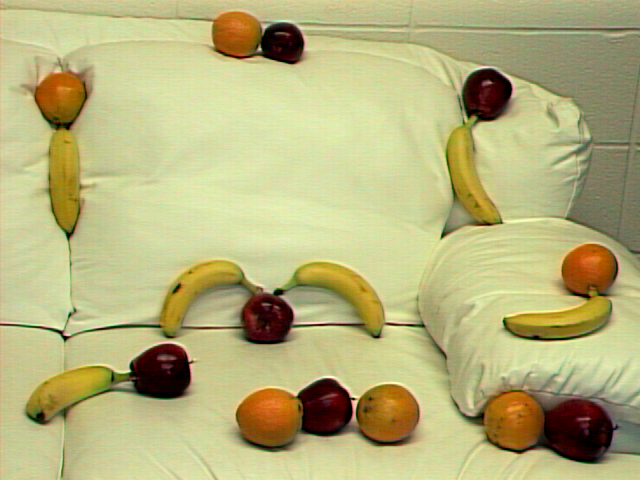
#> input picture Computer Vision/Fruitfinder/fruit/mixed_fruit2.tiff, 640 x 480 px, found by its file name
$ python hw02.victoratos.py   (older library calls are emulated)
#> lines starting #> are read from the running program, lines starting #| are printed output that depends on the picture; after the words box and inside, x2 and y2 are one past the last pixel; in counts of white or black regions, pixels touching at a corner belong together
# -*- coding: utf-8 -*-
"""
Fruit Counter

This program looks at an input image and counts the number of apples, bananas
and oranges. It does so by...
"""
import cv2
import numpy as np

fruitImg = cv2.imread('mixed_fruit2.tiff')
#> fruitImg is the input picture: shape (480, 640, 3); mean B, G, R 124.5, 178.7, 183.2
img = fruitImg.astype(np.float)
img *= 1.5
img = np.clip(img, 0, 255)
img = img.astype(np.uint8)

hsv = cv2.cvtColor(img, cv2.COLOR_BGR2HSV)
#> hsv: shape (480, 640, 3); mean H, S, V 27.5, 62.9, 236
H, S, V = cv2.split(hsv)
R, G, B = cv2.split(img)

#Thresholding for Apple-Like Hues
hRedLow = 80
hRedHi = 200
sRedLow = 173
sRedHi = 241

ret, redH = cv2.threshold(H, hRedLow, 255, cv2.THRESH_BINARY)
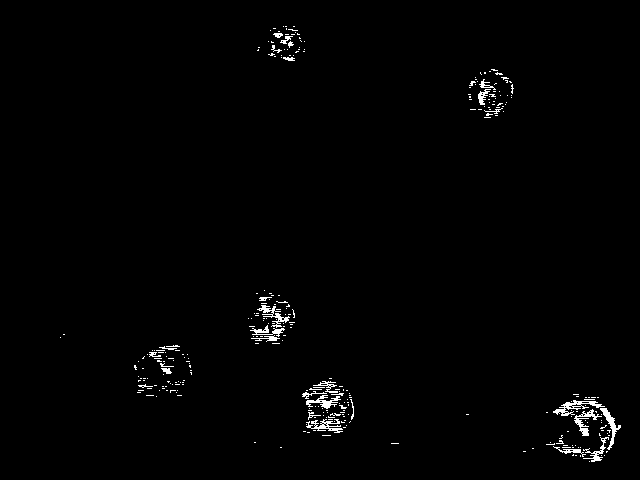
#> redH: shape (480, 640); 1.1% white in thin lines or dots, all inside (x1, y1, x2, y2) = (60, 26, 621, 462)
#> ret = 80
ret, redH2 = cv2.threshold(H, hRedHi, 255, cv2.THRESH_BINARY_INV)
#> redH2: shape (480, 640); every value is 255
#> ret = 200
redHue = cv2.bitwise_and(redH, redH2)

ret, redS = cv2.threshold(S, sRedLow, 255, cv2.THRESH_BINARY)
#> redS: shape (480, 640); 13.2% white; 98 white regions (75 under 20 px), largest, box (x1, y1, x2, y2) and area: (470, 390, 613, 463) 5991, (236, 379, 355, 448) 5028, (34, 72, 88, 241) 4603
#> ret = 173
ret, redS2 = cv2.threshold(S, sRedHi, 255, cv2.THRESH_BINARY_INV)
#> redS2: shape (480, 640); 94.6% white; 301 black regions (254 under 20 px), largest, box (x1, y1, x2, y2) and area: (543, 404, 613, 463) 2421, (130, 347, 190, 396) 1823, (284, 383, 351, 435) 1628
#> ret = 241
redSat = cv2.bitwise_and(redS, redS2)
#> redSat: shape (480, 640); 7.9% white; 586 white regions (535 under 20 px), largest, box (x1, y1, x2, y2) and area: (49, 126, 81, 234) 2195, (27, 366, 136, 421) 2158, (290, 262, 381, 334) 2121

redMask = cv2.bitwise_and(redHue, redSat)
#> redMask: shape (480, 640); 0.37% white in thin lines or dots, all inside (x1, y1, x2, y2) = (134, 29, 615, 462)

strel = cv2.getStructuringElement(cv2.MORPH_RECT, (2, 2))
opened = cv2.morphologyEx(redHue, cv2.MORPH_OPEN, strel)
#> opened: shape (480, 640); 0.61% white; 93 white regions (67 under 20 px), largest, box (x1, y1, x2, y2) and area: (601, 409, 622, 451) 215, (592, 446, 606, 463) 87, (564, 401, 583, 410) 77
strel2 = cv2.getStructuringElement(cv2.MORPH_RECT, (27, 27))
RedMask = cv2.morphologyEx(opened, cv2.MORPH_CLOSE, strel2)
#> RedMask: shape (480, 640); 2.5% white; 6 white regions

# [6 lines of commented-out code are left out]
_, contours, _ = cv2.findContours(RedMask, cv2.RETR_EXTERNAL, cv2.CHAIN_APPROX_SIMPLE)
#> contours = 6 contours; box (x1, y1, x2, y2) and area: (554, 401, 622, 463) 2676, (304, 383, 355, 434) 1588, (470, 70, 514, 117) 917, (255, 298, 296, 342) 881, (135, 346, 192, 388) 788, (272, 34, 294, 62) 410
show_apples = fruitImg.copy()

counter = 0

for c in contours:
    counter = counter + 1
    x, y, w, h = cv2.boundingRect(c)
    cv2.drawContours(show_apples, [c], -1, (0, 0, 255), 3)
#> this loop made 6 passes
#> (x, y, w, h) on passes 1 to 6: (554, 401, 68, 62), (304, 383, 51, 51), (135, 346, 57, 42), (255, 298, 41, 44), (470, 70, 44, 47), (272, 34, 22, 28)
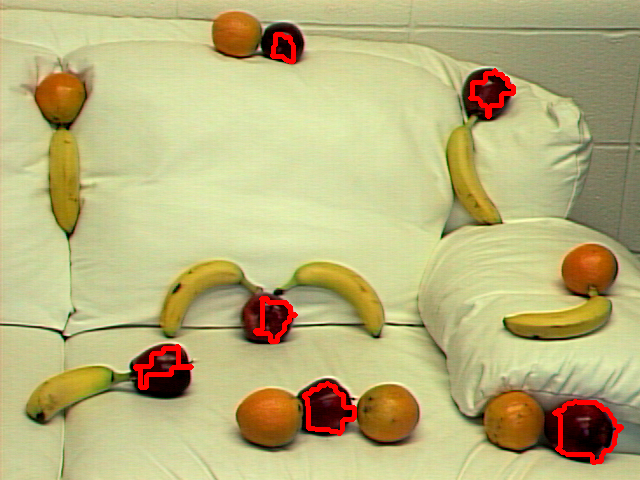
#> show_apples: shape (480, 640, 3); 1.51% of pixels changed, all inside (x1, y1, x2, y2) = (133, 32, 624, 465)
#> after the loop, counter = 6

counter = str (counter)
#> counter = '6'
messageRed = "I found " + counter + " apples"
#> messageRed = 'I found 6 apples'
textApple = show_apples.copy()
font = cv2.FONT_HERSHEY_TRIPLEX
#> font = 4
cv2.putText(textApple, messageRed, (15, 15), font, 0.5,(0, 0, 255), 2)
#> textApple: shape (480, 640, 3); 0.35% of pixels changed, all inside (x1, y1, x2, y2) = (15, 4, 161, 21)

cv2.imshow("Apple Contours", textApple)

#=====================================================
#Thresholding for Banana-Like Hues
hYelLow = 23
hYelHi = 45
sYelLow = 160
sYelHi = 200

ret, yelH = cv2.threshold(H, hYelLow, 255, cv2.THRESH_BINARY)
#> yelH: shape (480, 640); 79.9% white; 2010 black regions (1886 under 20 px), largest, box (x1, y1, x2, y2) and area: (134, 78, 391, 253) 18956, (234, 376, 422, 445) 7943, (470, 381, 624, 462) 6622
#> ret = 23
ret, yelH2 = cv2.threshold(H, hYelHi, 255, cv2.THRESH_BINARY_INV)
#> yelH2: shape (480, 640); 97.9% white; black in thin lines or dots
#> ret = 45
yelHue = cv2.bitwise_and(yelH, yelH2)
#> yelHue: shape (480, 640); 77.8% white; 1977 black regions (1866 under 20 px), largest, box (x1, y1, x2, y2) and area: (134, 78, 391, 253) 18956, (234, 376, 422, 453) 9227, (461, 376, 640, 465) 8933

ret, yelS = cv2.threshold(S, sYelLow, 255, cv2.THRESH_BINARY)
#> yelS: shape (480, 640); 14% white; 75 white regions (54 under 20 px), largest, box (x1, y1, x2, y2) and area: (469, 390, 615, 463) 6147, (236, 379, 355, 448) 5168, (26, 344, 191, 424) 4905
#> ret = 160
ret, yelS2 = cv2.threshold(S, sYelHi, 255, cv2.THRESH_BINARY_INV)
#> yelS2: shape (480, 640); 89.8% white; 240 black regions (205 under 20 px), largest, box (x1, y1, x2, y2) and area: (477, 390, 613, 463) 5520, (236, 381, 355, 448) 4679, (503, 244, 614, 341) 3264
#> ret = 200
yelSat = cv2.bitwise_and(yelS, yelS2)
#> yelSat: shape (480, 640); 3.8% white; 865 white regions (814 under 20 px), largest, box (x1, y1, x2, y2) and area: (26, 370, 100, 418) 1420, (288, 262, 382, 330) 1340, (162, 261, 242, 335) 1336

yelMask = cv2.bitwise_and(yelHue, yelSat)
#> yelMask: shape (480, 640); 2.4% white; 532 white regions (516 under 20 px), largest, box (x1, y1, x2, y2) and area: (288, 262, 381, 321) 1255, (447, 124, 501, 223) 1127, (40, 370, 100, 404) 914

strelY = cv2.getStructuringElement(cv2.MORPH_RECT, (3, 3))
#> strelY = [[1, 1, 1], [1, 1, 1], [1, 1, 1]]
openedY = cv2.morphologyEx(yelMask, cv2.MORPH_OPEN, strelY)
#> openedY: shape (480, 640); 1.3% white; 45 white regions (22 under 20 px), largest, box (x1, y1, x2, y2) and area: (448, 126, 490, 209) 829, (42, 374, 92, 398) 597, (175, 261, 238, 300) 579
strelY2 = cv2.getStructuringElement(cv2.MORPH_RECT, (57, 57))
#> strelY2: shape (57, 57); every value is 1
yelMorph = cv2.morphologyEx(openedY, cv2.MORPH_CLOSE, strelY2)
#> yelMorph: shape (480, 640); 2.4% white; 8 white regions (2 under 20 px)

#cv2.imshow("Yellow Hue", yelHue)
#cv2.imshow("Yellow Saturation", yelSat)
#cv2.imshow("Yellow Mask", yelMorph)

#Find Yellow Contours
_, contours, _ = cv2.findContours(yelMorph, cv2.RETR_EXTERNAL, cv2.CHAIN_APPROX_SIMPLE)
#> contours = 8 contours, 2 with area under 20; largest, box (x1, y1, x2, y2) and area: (175, 261, 381, 317) 2823, (42, 370, 127, 399) 1140, (448, 126, 490, 209) 978, (50, 133, 79, 197) 781, (513, 301, 607, 325) 728, (29, 400, 36, 413) 66
show_bananas = fruitImg.copy()

counterY = 0

for c in contours:
    counterY = counterY + 1
    x, y, w, h = cv2.boundingRect(c)
    cv2.drawContours(show_bananas, [c], -1, (119, 254, 255), 3)
#> this loop made 8 passes
#> (x, y, w, h) on passes 1, 2, 3, 4, 7, 8: (29, 400, 7, 13), (42, 370, 85, 29), (513, 301, 94, 24), (175, 261, 206, 56), (50, 133, 29, 64), (448, 126, 42, 83)
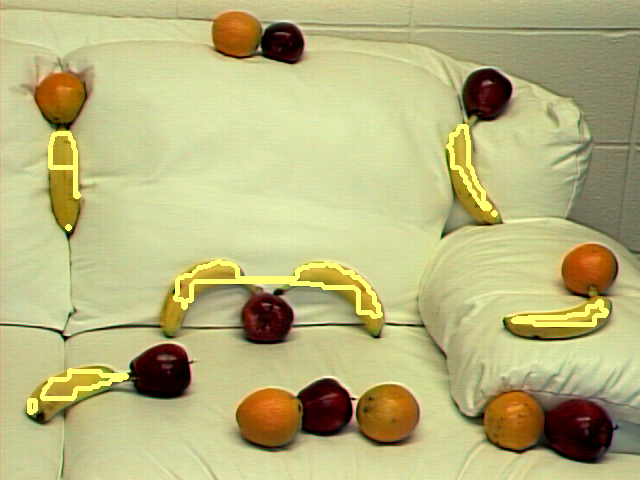
#> show_bananas: shape (480, 640, 3); 2.1% of pixels changed, all inside (x1, y1, x2, y2) = (27, 124, 609, 415)
#> after the loop, counterY = 8

counterY = str (counterY)
#> counterY = '8'
messageYel = "I found " + counterY + " bananas"
#> messageYel = 'I found 8 bananas'
textBanana = show_bananas.copy()
font = cv2.FONT_HERSHEY_TRIPLEX
cv2.putText(textBanana, messageYel, (15, 60), font, 0.5,(119, 254, 255), 2)
#> textBanana: shape (480, 640, 3); 0.38% of pixels changed, all inside (x1, y1, x2, y2) = (15, 49, 178, 62)

cv2.imshow("Banana Contours", textBanana)

#=====================================================
#Thresholding for Banana-Like Hues
hOrnLow = 13
hOrnHi = 20
sOrnLow = 165
sOrnHi = 205

ret, ornH = cv2.threshold(H, hOrnLow, 255, cv2.THRESH_BINARY)
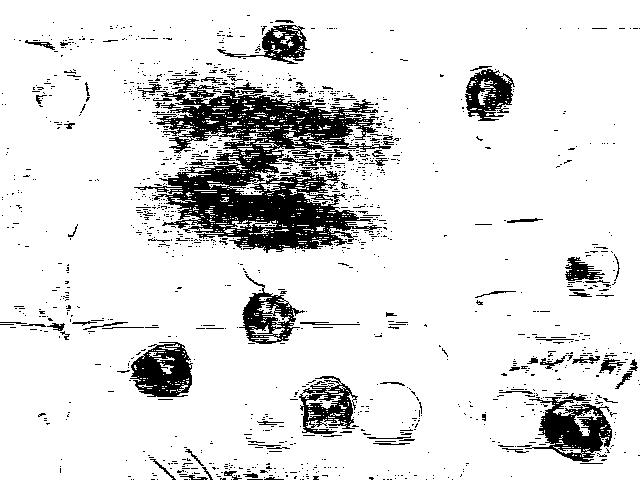
#> ornH: shape (480, 640); 87.6% white; 1363 black regions (1277 under 20 px), largest, box (x1, y1, x2, y2) and area: (134, 78, 391, 253) 18956, (525, 393, 612, 462) 2768, (130, 342, 193, 397) 2245
#> ret = 13
ret, ornH2 = cv2.threshold(H, hOrnHi, 255, cv2.THRESH_BINARY_INV)
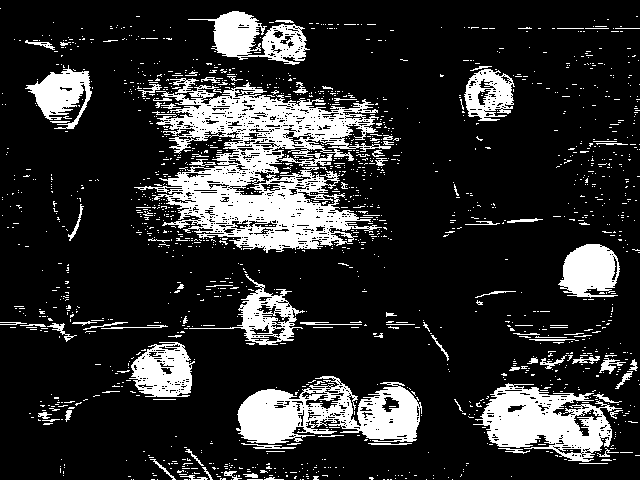
#> ornH2: shape (480, 640); 17.7% white; 1615 white regions (1519 under 20 px), largest, box (x1, y1, x2, y2) and area: (134, 78, 391, 253) 18956, (236, 376, 422, 444) 7139, (473, 383, 622, 462) 5969
#> ret = 20
ornMask = cv2.bitwise_and(ornH, ornH2)
#> ornMask: shape (480, 640); 5.3% white; 972 white regions (946 under 20 px), largest, box (x1, y1, x2, y2) and area: (236, 389, 306, 444) 2649, (473, 383, 548, 448) 2559, (348, 384, 420, 439) 2340

# [5 lines of commented-out code are left out]

strelO = cv2.getStructuringElement(cv2.MORPH_RECT, (4, 4))
#> strelO = [[1, 1, 1, 1], [1, 1, 1, 1], [1, 1, 1, 1], [1, 1, 1, 1]]
openedO = cv2.morphologyEx(ornMask, cv2.MORPH_OPEN, strelO)
#> openedO: shape (480, 640); 3.3% white; 13 white regions (1 under 20 px), largest, box (x1, y1, x2, y2) and area: (239, 390, 302, 445) 2355, (487, 393, 543, 447) 2181, (359, 388, 419, 439) 1864
strelO2 = cv2.getStructuringElement(cv2.MORPH_RECT, (23, 23))
#> strelO2: shape (23, 23); every value is 1
ornMorph = cv2.morphologyEx(openedO, cv2.MORPH_CLOSE, strelO2)
#> ornMorph: shape (480, 640); 3.9% white; 6 white regions

cv2.imshow("Orange Hue", ornMask)
cv2.imshow("Orange Mask", ornMorph)

#Find Orange Contours
_, contours, _ = cv2.findContours(ornMorph, cv2.RETR_EXTERNAL, cv2.CHAIN_APPROX_SIMPLE)
#> contours = 6 contours; box (x1, y1, x2, y2) and area: (239, 390, 302, 445) 2506, (359, 388, 419, 439) 2353, (487, 393, 543, 447) 2261, (215, 12, 259, 55) 1408, (29, 72, 90, 117) 1398, (561, 245, 616, 291) 1395
show_oranges = fruitImg.copy()

counterO = 0

for c in contours:
    counterO = counterO + 1
    x, y, w, h = cv2.boundingRect(c)
    cv2.drawContours(show_oranges, [c], -1, (47, 113, 234), 3)
#> this loop made 6 passes
#> (x, y, w, h) on passes 1 to 6: (487, 393, 56, 54), (239, 390, 63, 55), (359, 388, 60, 51), (561, 245, 55, 46), (29, 72, 61, 45), (215, 12, 44, 43)
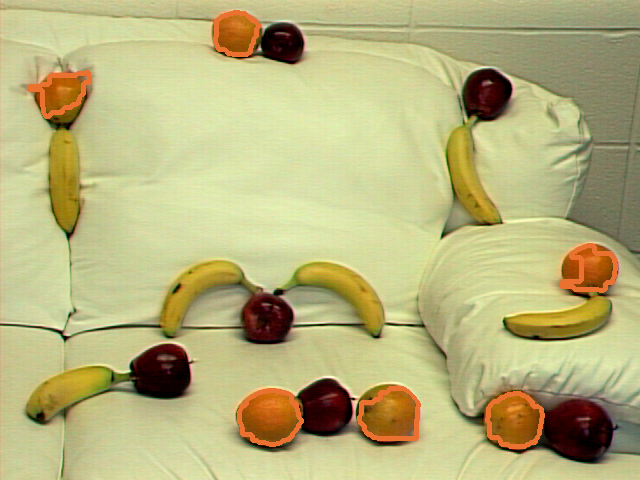
#> show_oranges: shape (480, 640, 3); 1.7% of pixels changed, all inside (x1, y1, x2, y2) = (27, 10, 618, 449)
#> after the loop, counterO = 6

counterO = str (counterO)
#> counterO = '6'
messageOrn = "I found " + counterO + " oranges"
#> messageOrn = 'I found 6 oranges'
textOrange = show_oranges.copy()
font = cv2.FONT_HERSHEY_TRIPLEX
cv2.putText(textOrange, messageOrn, (15, 60), font, 0.5,(47, 113, 234), 2)
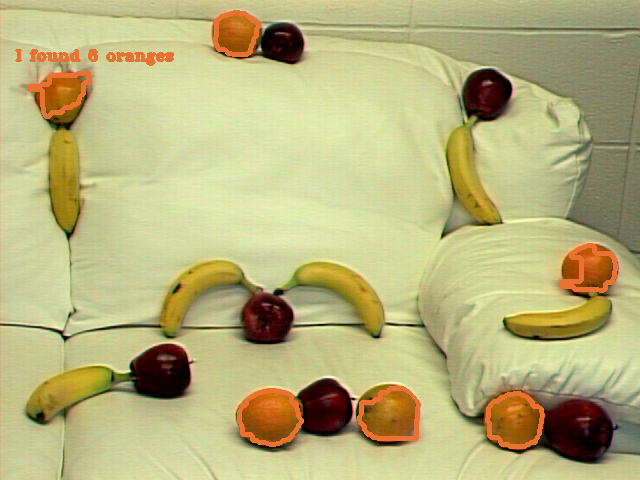
#> textOrange: shape (480, 640, 3); 0.37% of pixels changed, all inside (x1, y1, x2, y2) = (15, 49, 174, 66)

cv2.imshow("Orange Contour", textOrange)

cv2.waitKey(0)

$ run again, with Computer Vision/Fruitfinder/fruit/mixed_fruit1.tiff copied over Computer Vision/Fruitfinder/fruit/mixed_fruit2.tiff
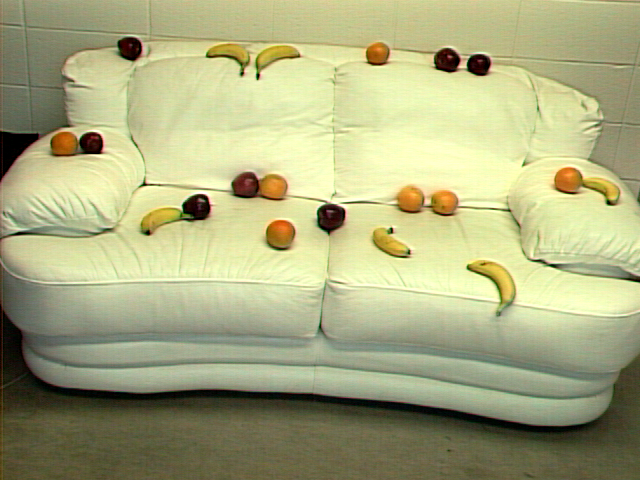
#> input picture Computer Vision/Fruitfinder/fruit/mixed_fruit1.tiff, 640 x 480 px, found by its file name
#> fruitImg is the input picture: shape (480, 640, 3); mean B, G, R 127.6, 171.7, 170.6
#> hsv: shape (480, 640, 3); mean H, S, V 24.8, 47.4, 219.1
#> `ret, redH = cv2.threshold(H, hRedLow, 255, cv2.THRESH_BINARY)`:
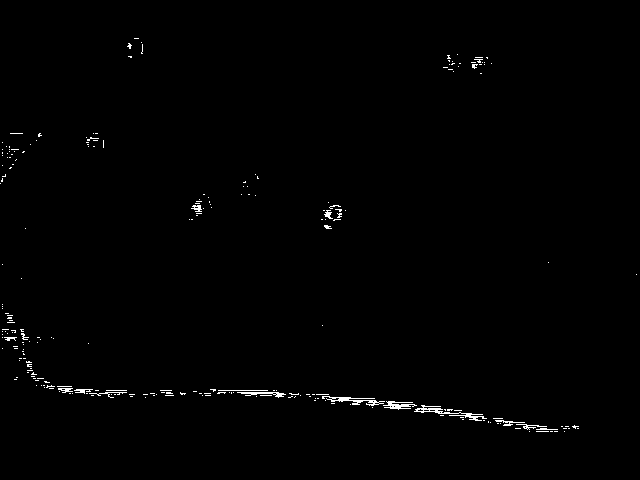
#> redH: shape (480, 640); 0.71% white in thin lines or dots, all inside (x1, y1, x2, y2) = (0, 38, 637, 432)
#> `ret, redH = cv2.threshold(H, hRedLow, 255, cv2.THRESH_BINARY)`: ret = 80
#> redH2: shape (480, 640); every value is 255
#> `ret, redH2 = cv2.threshold(H, hRedHi, 255, cv2.THRESH_BINARY_INV)`: ret = 200
#> redS: shape (480, 640); 3.9% white; 230 white regions (198 under 20 px), largest, box (x1, y1, x2, y2) and area: (378, 402, 587, 433) 994, (32, 377, 212, 401) 953, (50, 132, 103, 156) 917
#> `ret, redS = cv2.threshold(S, sRedLow, 255, cv2.THRESH_BINARY)`: ret = 173
#> redS2: shape (480, 640); 98.4% white; black in thin lines or dots, all inside (x1, y1, x2, y2) = (0, 38, 640, 433)
#> `ret, redS2 = cv2.threshold(S, sRedHi, 255, cv2.THRESH_BINARY_INV)`: ret = 241
#> redSat: shape (480, 640); 2.3% white; 755 white regions (719 under 20 px), largest, box (x1, y1, x2, y2) and area: (555, 168, 610, 198) 607, (266, 220, 295, 248) 495, (258, 175, 283, 200) 422
#> redMask: shape (480, 640); 0.16% white in thin lines or dots, all inside (x1, y1, x2, y2) = (2, 43, 574, 432)
#> opened: shape (480, 640); 0.28% white in thin lines or dots, all inside (x1, y1, x2, y2) = (2, 45, 577, 431)
#> RedMask: shape (480, 640); 0.63% white; 20 white regions (12 under 20 px)
#> `_, contours, _ = cv2.findContours(RedMask, cv2.RETR_EXTERNAL, cv2.CHAI..`: contours = 20 contours, 14 with area under 20; largest, box (x1, y1, x2, y2) and area: (323, 397, 540, 429) 645, (0, 318, 26, 342) 367, (325, 206, 343, 230) 140, (219, 393, 285, 398) 104, (59, 389, 109, 395) 58, (194, 206, 202, 213) 28
#> the loop `for c in contours:` made 20 passes
#> (c, x, y, w, h) on passes 1, 2, 6, 8, 9, 10: ([[541, 429], [541, 430], [547, 430], [547, 429]], 541, 429, 7, 2), ([[574, 427], [574, 428], [576, 428], [576, 427]], 574, 427, 3, 2), ([[214, 390], [214, 391], [216, 391], [216, 390]], 214, 390, 3, 2), ([[46, 382], [46, 383], [47, 383], [47, 382]], 46, 382, 2, 2), ([[33, 374], [33, 375], [34, 375], [34, 374]], 33, 374, 2, 2), ([[28, 362], [28, 367], [30, 367], [30, 362]], 28, 362, 3, 6)
#> after the loop `for c in contours:`: counter = 20
#> `counter = str (counter)`: counter = '20'
#> messageRed = 'I found 20 apples'
#> font = 4
#> textApple: shape (480, 640, 3); mean B, G, R 126.9, 170.8, 174
#> yelH: shape (480, 640); 68.7% white; 3152 black regions (2962 under 20 px), largest, box (x1, y1, x2, y2) and area: (144, 43, 604, 236) 41000, (329, 238, 640, 317) 12020, (21, 238, 328, 306) 9940
#> `ret, yelH = cv2.threshold(H, hYelLow, 255, cv2.THRESH_BINARY)`: ret = 23
#> yelH2: shape (480, 640); 94.3% white; 1414 black regions (1352 under 20 px), largest, box (x1, y1, x2, y2) and area: (2, 322, 313, 352) 2464, (314, 307, 613, 383) 2313, (306, 394, 594, 439) 2218
#> `ret, yelH2 = cv2.threshold(H, hYelHi, 255, cv2.THRESH_BINARY_INV)`: ret = 45
#> yelHue: shape (480, 640); 63.1% white; 3537 black regions (3355 under 20 px), largest, box (x1, y1, x2, y2) and area: (0, 43, 604, 236) 49550, (329, 238, 640, 317) 12321, (0, 259, 610, 439) 12287
#> yelS: shape (480, 640); 4.5% white; 226 white regions (194 under 20 px), largest, box (x1, y1, x2, y2) and area: (32, 377, 322, 403) 1509, (318, 397, 587, 434) 1340, (0, 300, 34, 422) 1050
#> `ret, yelS = cv2.threshold(S, sYelLow, 255, cv2.THRESH_BINARY)`: ret = 160
#> yelS2: shape (480, 640); 97.2% white; 249 black regions (199 under 20 px), largest, box (x1, y1, x2, y2) and area: (32, 377, 166, 400) 659, (462, 413, 586, 432) 542, (51, 132, 78, 156) 493
#> `ret, yelS2 = cv2.threshold(S, sYelHi, 255, cv2.THRESH_BINARY_INV)`: ret = 200
#> yelSat: shape (480, 640); 1.7% white in thin lines or dots
#> yelMask: shape (480, 640); 0.78% white in thin lines or dots
#> strelY = [[1, 1, 1], [1, 1, 1], [1, 1, 1]]
#> openedY: shape (480, 640); 0.28% white; 22 white regions (10 under 20 px), largest, box (x1, y1, x2, y2) and area: (263, 46, 291, 58) 153, (152, 210, 176, 222) 146, (216, 45, 237, 53) 119
#> strelY2: shape (57, 57); every value is 1
#> yelMorph: shape (480, 640); 0.6% white; 8 white regions
#> `_, contours, _ = cv2.findContours(yelMorph, cv2.RETR_EXTERNAL, cv2.CHA..`: contours = 8 contours; box (x1, y1, x2, y2) and area: (216, 45, 291, 58) 486, (402, 189, 451, 202) 331, (377, 235, 402, 254) 287, (143, 208, 176, 223) 246, (609, 192, 640, 196) 90, (269, 181, 281, 190) 32, (590, 183, 604, 187) 32, (476, 267, 492, 274) 26
#> the loop `for c in contours:` made 8 passes
#> (x, y, w, h) on passes 1, 2, 3, 5, 6, 7, 8: (476, 267, 16, 7), (377, 235, 25, 19), (143, 208, 33, 15), (402, 189, 49, 13), (590, 183, 14, 4), (269, 181, 12, 9), (216, 45, 75, 13)
#> after the loop `for c in contours:`: counterY = 8
#> `counterY = str (counterY)`: counterY = '8'
#> messageYel = 'I found 8 bananas'
#> textBanana: shape (480, 640, 3); mean B, G, R 128.1, 172.9, 171.5
#> ornH: shape (480, 640); 74.6% white; 1130 black regions (1049 under 20 px), largest, box (x1, y1, x2, y2) and area: (145, 58, 604, 230) 37344, (329, 238, 640, 317) 12011, (28, 238, 328, 306) 9920
#> `ret, ornH = cv2.threshold(H, hOrnLow, 255, cv2.THRESH_BINARY)`: ret = 13
#> ornH2: shape (480, 640); 28.1% white; 2095 white regions (1978 under 20 px), largest, box (x1, y1, x2, y2) and area: (144, 58, 604, 236) 39670, (329, 238, 640, 317) 12017, (22, 238, 328, 306) 9933
#> `ret, ornH2 = cv2.threshold(H, hOrnHi, 255, cv2.THRESH_BINARY_INV)`: ret = 20
#> ornMask: shape (480, 640); 2.7% white in thin lines or dots
#> strelO = [[1, 1, 1, 1], [1, 1, 1, 1], [1, 1, 1, 1], [1, 1, 1, 1]]
#> openedO: shape (480, 640); 0.56% white; 18 white regions (6 under 20 px), largest, box (x1, y1, x2, y2) and area: (270, 223, 294, 243) 363, (53, 133, 77, 154) 343, (557, 169, 580, 191) 299
#> strelO2: shape (23, 23); every value is 1
#> ornMorph: shape (480, 640); 0.7% white; 10 white regions (1 under 20 px)
#> `_, contours, _ = cv2.findContours(ornMorph, cv2.RETR_EXTERNAL, cv2.CHA..`: contours = 10 contours, 2 with area under 20; largest, box (x1, y1, x2, y2) and area: (557, 169, 580, 191) 354, (270, 223, 294, 243) 346, (53, 133, 77, 154) 310, (400, 198, 454, 213) 256, (261, 183, 287, 198) 198, (369, 47, 388, 64) 195, (0, 207, 4, 250) 88, (0, 276, 4, 298) 46
#> the loop `for c in contours:` made 10 passes
#> (x, y, w, h) on passes 1, 2, 3, 5, 6, 7, 8, 10: (0, 276, 4, 22), (270, 223, 24, 20), (0, 207, 4, 43), (400, 198, 54, 15), (261, 183, 26, 15), (557, 169, 23, 22), (53, 133, 24, 21), (369, 47, 19, 17)
#> after the loop `for c in contours:`: counterO = 10
#> `counterO = str (counterO)`: counterO = '10'
#> messageOrn = 'I found 10 oranges'
#> `cv2.putText(textOrange, messageOrn, (15, 60), font, 0.5,(47, 113, 234)..`:
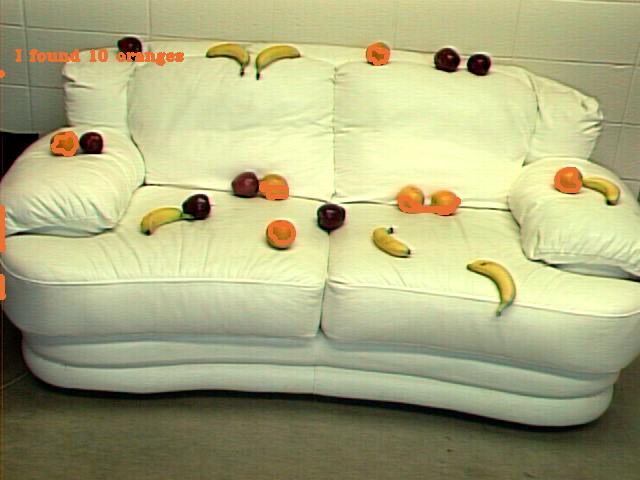
#> textOrange: shape (480, 640, 3); mean B, G, R 127.4, 171.6, 171.6
